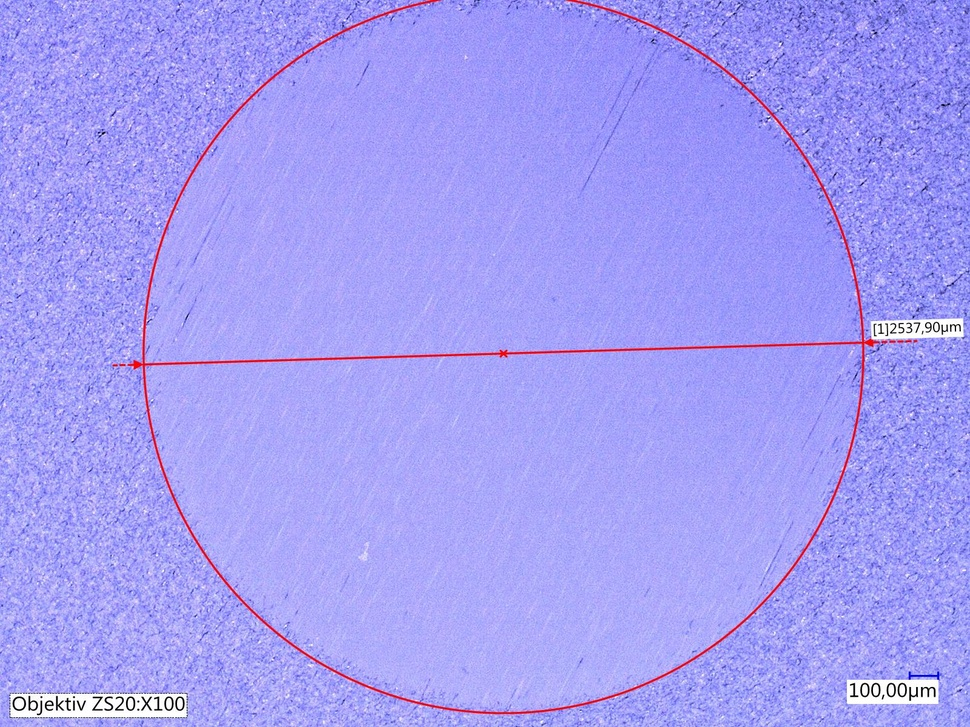
#> input picture images/1_3.jpg, 970 x 727 px, shrunk from 1600 x 1200 before the run
$ jupyter execute 'segmentation_ approach.ipynb'   (older library calls are emulated)
#> lines starting #> are read from the running program, lines starting #| are printed output that depends on the picture; after the words box and inside, x2 and y2 are one past the last pixel; in counts of white or black regions, pixels touching at a corner belong together; long printed decimals are rounded
[cell 1]
# using texture for segmentation
# scratch array single image segmentation

import matplotlib.pyplot as plt
from skimage import io

[cell 2]
import numpy as np
from skimage.filters import threshold_otsu
import cv2

[cell 3]
# use glob to import multiple images and load them
import glob

[cell 4]
#select the path
path = "test_images/imgs/*.*"
img_number = 1  #Start an iterator for image number.
#This number can be later added to output image file names.

[cell 5]
#for file in glob.glob(path):
for file in sorted(glob.glob('images/*[0-5].*')):
    print(file)     #just stop here to see all file names printed
    img= cv2.imread(file, 0)  #now, we can read each file since we have the full path
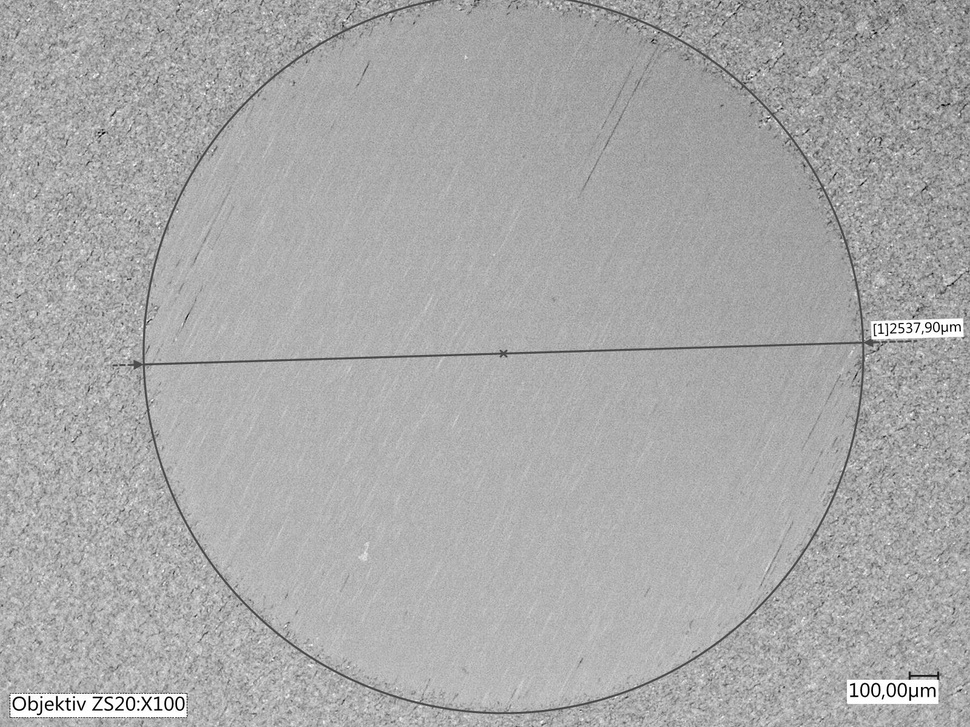
#> img: shape (727, 970); min 0, max 255, mean 169.4

[cell 6]
#img = io.imread("images/scratch_assay/1_2.jpg")
#plt.imshow(img)

[cell 7]
img = io.imread("images/1_3.jpg", as_gray=True)
#> img: shape (727, 970) float64; min 0, max 1, mean 0.648
plt.imshow(img, cmap="gray")

[cell 8]
#Gabor filter

ksize=45
theta=np.pi/3
kernel = cv2.getGaborKernel((ksize, ksize), 1, theta, 75, 50, 0, ktype=cv2.CV_32F)

filtered_image = cv2.filter2D(img, cv2.CV_8UC3, kernel)
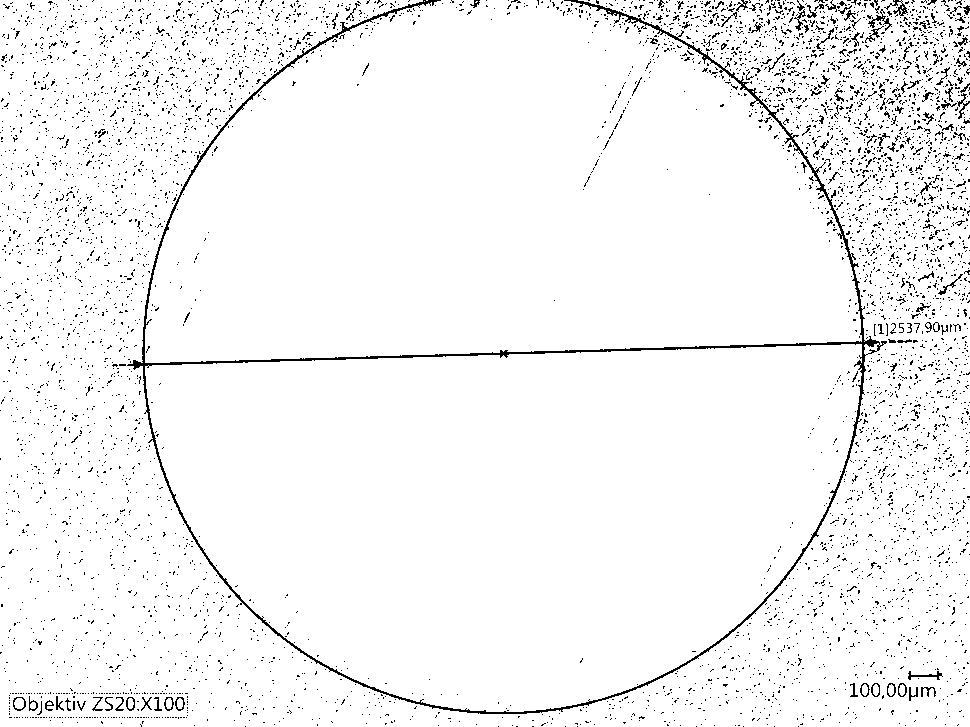
#> filtered_image: shape (727, 970); values 0 (black) and 1 (white), 96% white; black in thin lines or dots
plt.imshow(filtered_image, cmap='gray')

[cell 9]
# Entropy filter
from skimage.filters.rank import entropy
from skimage.morphology import disk

entropy_img = entropy(img, disk(60))
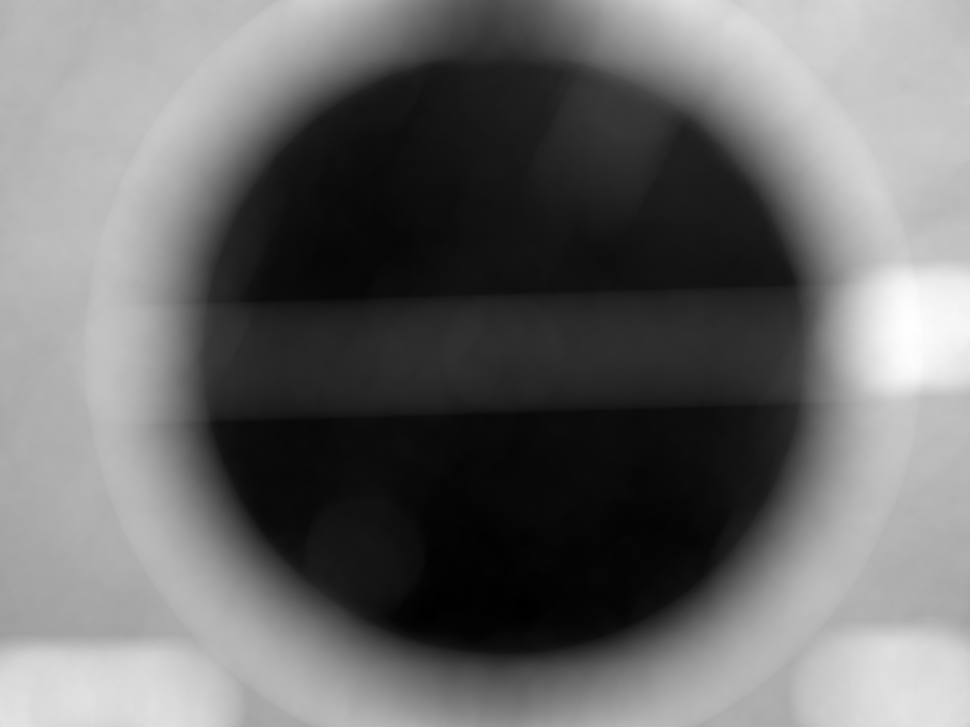
#> entropy_img: shape (727, 970) float64; min 4.71, max 6.91, mean 5.64; drawn with min black and max white
plt.imshow(entropy_img)

[cell 10]
plt.hist(entropy_img.flat, bins=100, range=(0,5))
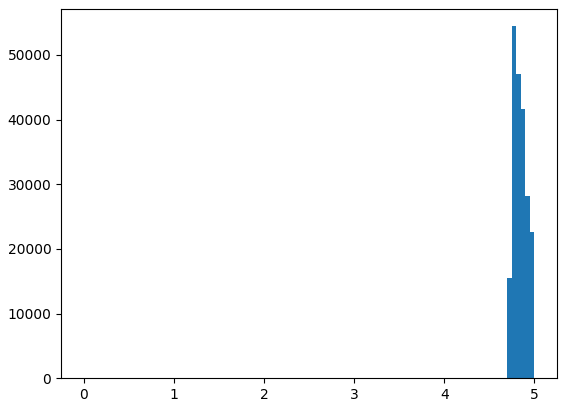
#> figure drawn by matplotlib, 1 panel; tallest bar 54445 high, from x = 4.75 to 4.8

[cell 11]
thresh = threshold_otsu(entropy_img)
#> thresh = 5.62

[cell 12]
# binarize the entropy image

binary = entropy_img <= thresh
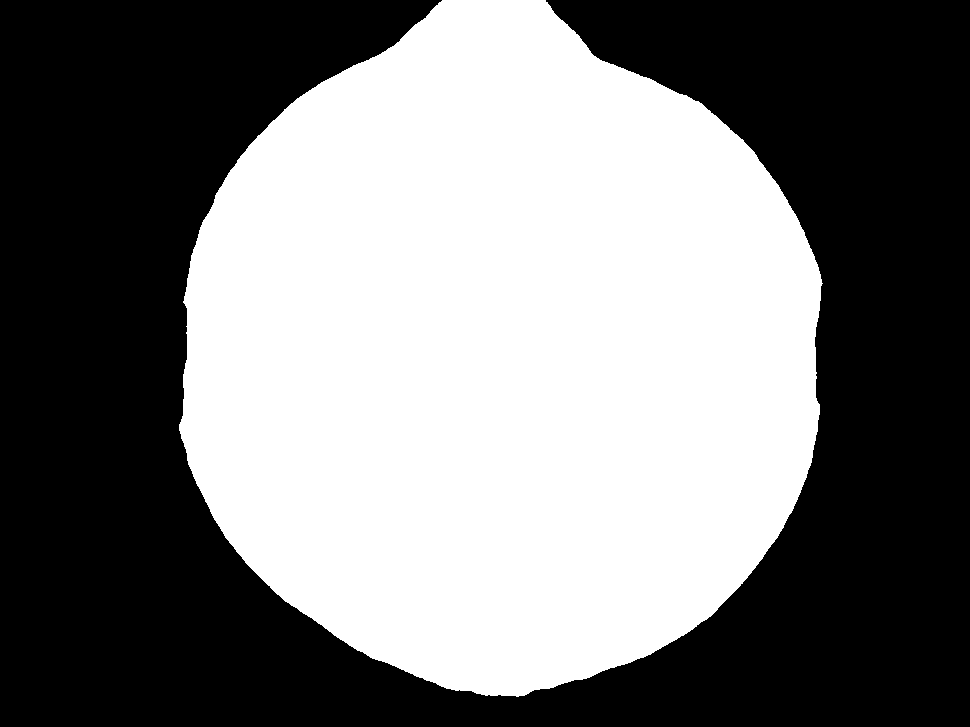
#> binary: shape (727, 970) bool; 48.2% white; 1 white region, box (x1, y1, x2, y2) and area: (179, 0, 823, 697) 339678
plt.imshow(binary)

[cell 13]
#diameter measurement
image = binary
scale = 2.3035 #microns/pixel (assumed, need to be changed)

[cell 14]
#Remove edge touching regions (if there is breaks in borders, this filter will remove it)
from skimage.segmentation import clear_border
edge_touching_removed = clear_border(image)
#> edge_touching_removed: shape (727, 970) bool; every value is 0
plt.imshow(edge_touching_removed, cmap='gray')

[cell 15]
# assigns the connected objects and labels
from skimage import measure, io, img_as_ubyte
label_image = measure.label(edge_touching_removed, connectivity=image.ndim)
#> label_image: shape (727, 970) int32; every value is 0
plt.imshow(label_image)

[cell 16]
# to change the color if there are multiple connected objects in the image
from skimage.color import label2rgb, rgb2gray
image_label_overlay = label2rgb(label_image, image=image)

[cell 17]
plt.imsave("labeled/labeled_SSD.jpg", image_label_overlay)
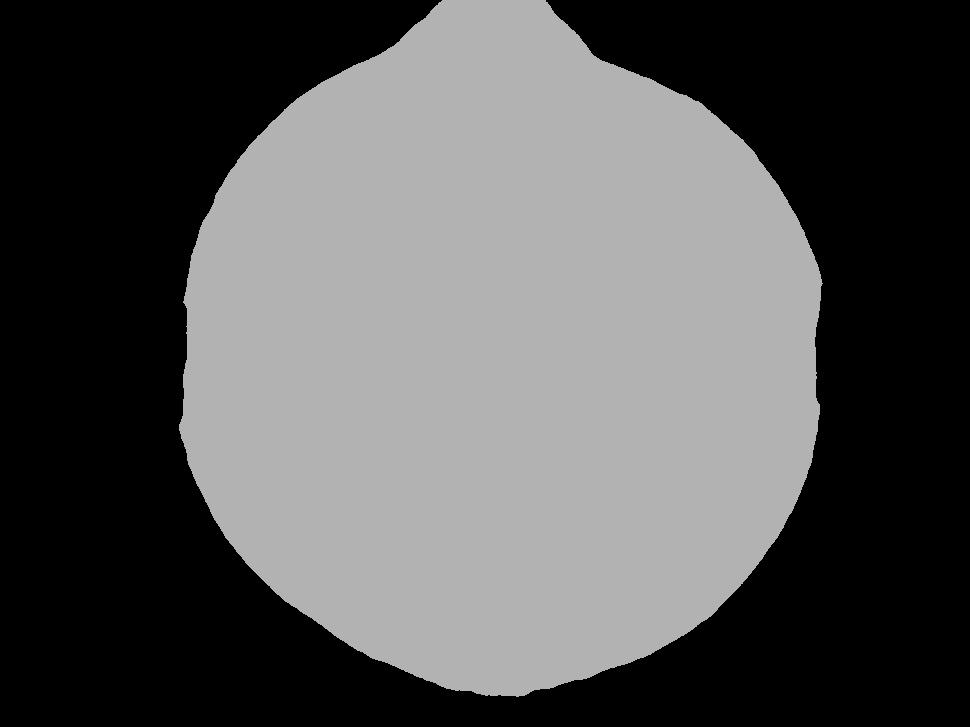
#> saved as labeled_SSD.jpg: shape (727, 970, 3); min 0, max 212, mean 85.8
plt.imshow(image_label_overlay)

[cell 18]
measured_image = image_label_overlay
cv2.imwrite("test_images/measured/measured_image"+str(img_number)+".jpg", measured_image)
img_number +=1

[cell 19]
props = measure.regionprops_table(label_image,image, properties =['label', 'area', 'equivalent_diameter'])
#> props = {'label': empty array, 'area': empty array, 'equivalent_diameter': empty array}

[cell 20]
import pandas as pd
df = pd.DataFrame(props)
#> df = table of 0 rows and 3 columns
print(df.head())
#| Empty DataFrame
#| Columns: [label, area, equivalent_diameter]
#| Index: []

[cell 21]
#to delete small regions
df = df[df['area'] > 50]
print(df.head())
#| Empty DataFrame
#| Columns: [label, area, equivalent_diameter]
#| Index: []

[cell 22]
df['equivalent_diameter_microns'] = df['equivalent_diameter']*(scale)
print(df.head())
#| Empty DataFrame
#| Columns: [label, area, equivalent_diameter, equivalent_diameter_microns]
#| Index: []

$ run again, with images/1_2.jpg copied over images/1_3.jpg
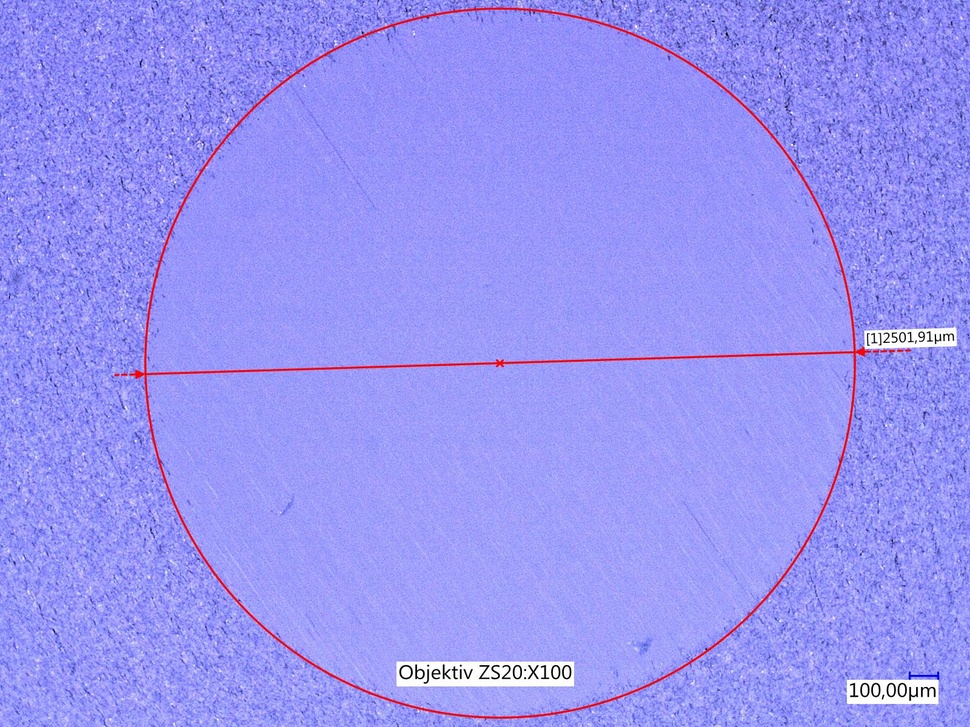
#> input picture images/1_2.jpg, 970 x 727 px, shrunk from 1600 x 1200 before the run
#> `filtered_image = cv2.filter2D(img, cv2.CV_8UC3, kernel)`:
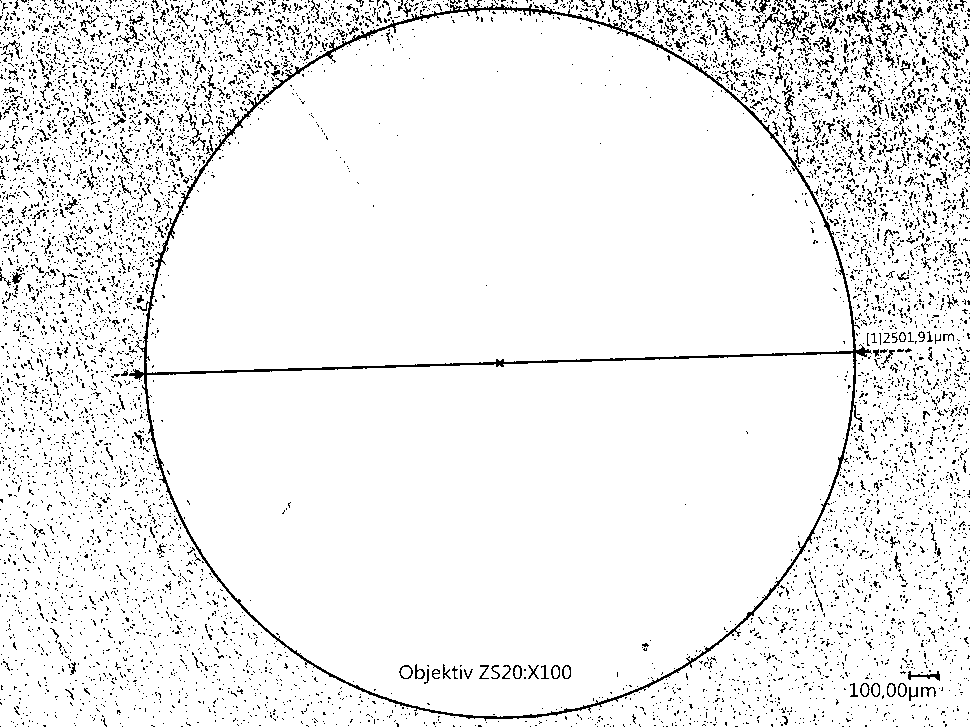
#> filtered_image: shape (727, 970); values 0 (black) and 1 (white), 93.5% white; black in thin lines or dots
#> thresh = 5.54
#> binary: shape (727, 970) bool; 45.5% white; 1 white region, box (x1, y1, x2, y2) and area: (179, 25, 822, 656) 320846
#> `image_label_overlay = label2rgb(label_image, image=image)`:
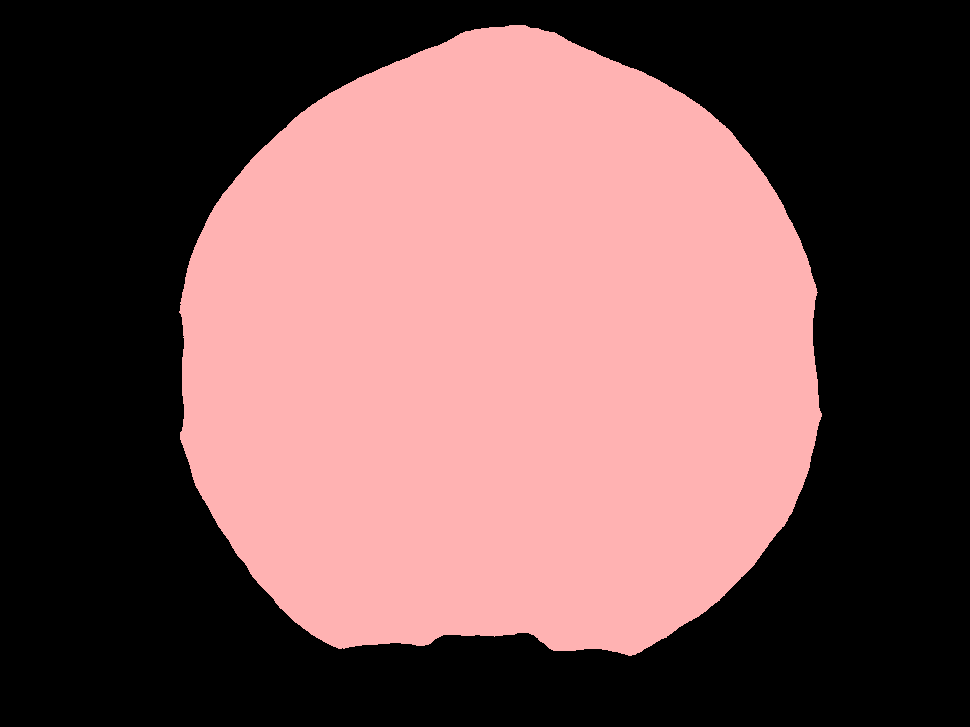
#> image_label_overlay: shape (727, 970, 3) float64; mean R, G, B 0.455, 0.318, 0.318
#> props = {'label': [1], 'area': [320846], 'equivalent_diameter': [639.2]}
#> df = table of 1 rows and 3 columns
#|    label      area  equivalent_diameter
#| 0      1  320846.0           639.151
#|    label      area  equivalent_diameter
#| 0      1  320846.0           639.151
#|    label      area  equivalent_diameter  equivalent_diameter_microns
#| 0      1  320846.0           639.151                  1472.284

$ run again, with images/1_1.jpg copied over images/1_3.jpg
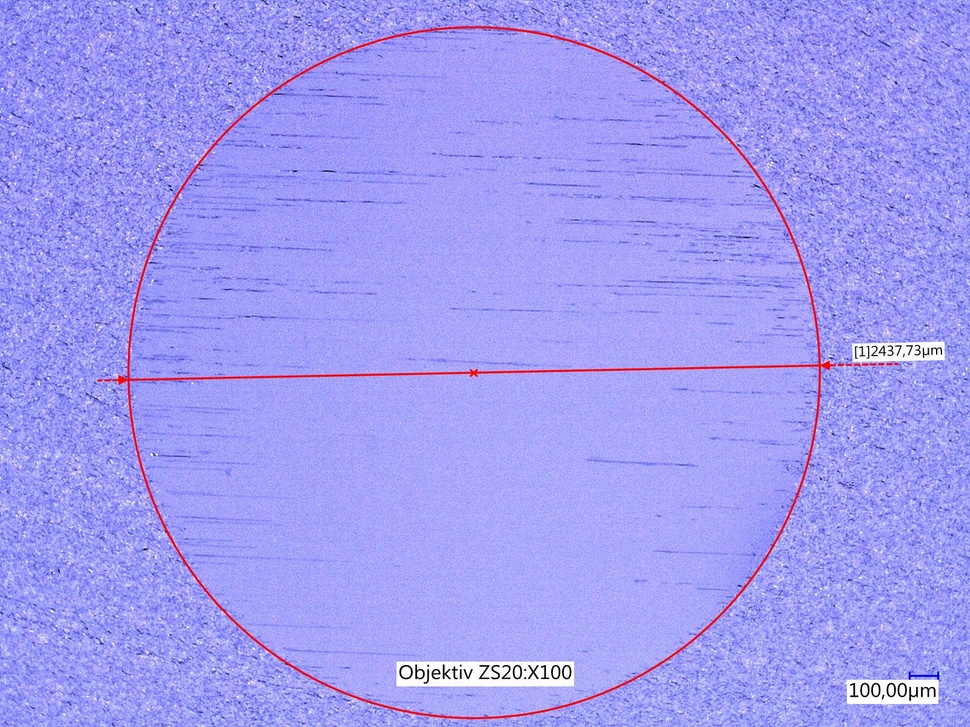
#> input picture images/1_1.jpg, 970 x 727 px, shrunk from 1600 x 1200 before the run
#> `filtered_image = cv2.filter2D(img, cv2.CV_8UC3, kernel)`:
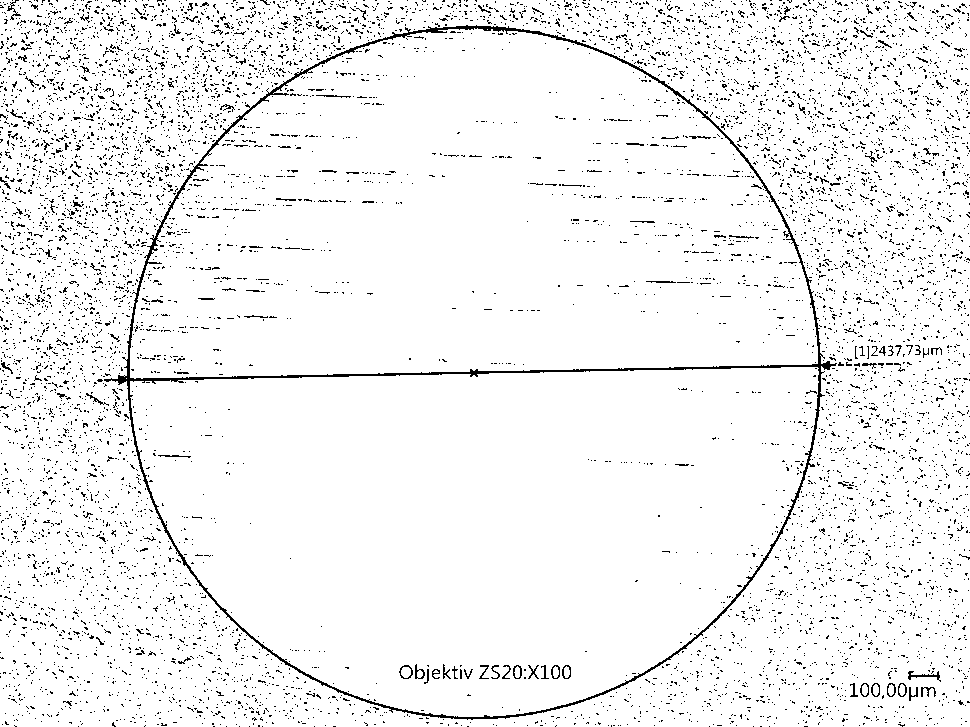
#> filtered_image: shape (727, 970); values 0 (black) and 1 (white), 94.9% white; black in thin lines or dots
#> thresh = 5.72
#> binary: shape (727, 970) bool; 41% white; 1 white region, box (x1, y1, x2, y2) and area: (174, 55, 780, 660) 289142
#> `image_label_overlay = label2rgb(label_image, image=image)`:
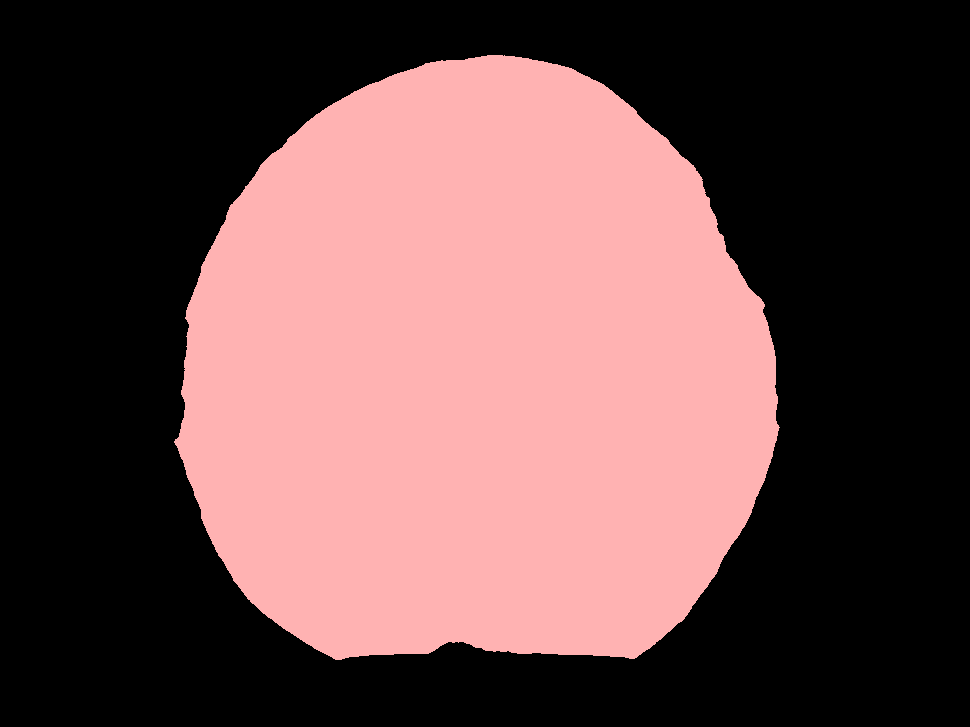
#> image_label_overlay: shape (727, 970, 3) float64; mean R, G, B 0.41, 0.287, 0.287
#> props = {'label': [1], 'area': [289142], 'equivalent_diameter': [606.8]}
#> df = table of 1 rows and 3 columns
#|    label      area  equivalent_diameter
#| 0      1  289142.0           606.751
#|    label      area  equivalent_diameter
#| 0      1  289142.0           606.751
#|    label      area  equivalent_diameter  equivalent_diameter_microns
#| 0      1  289142.0           606.751                  1397.651
